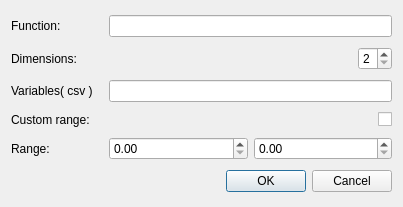
<?xml version="1.0" encoding="UTF-8"?>
<ui version="4.0">
 <class>PasswordDialog</class>
 <widget class="QDialog" name="PasswordDialog">
  <property name="geometry">
   <rect>
    <x>0</x>
    <y>0</y>
    <width>403</width>
    <height>207</height>
   </rect>
  </property>
  <property name="windowTitle">
   <string>New Continous function</string>
  </property>
  <layout class="QGridLayout" name="gridLayout">
   <item row="0" column="0">
    <widget class="QLabel" name="label">
     <property name="text">
      <string>Function:</string>
     </property>
    </widget>
   </item>
   <item row="0" column="2">
    <widget class="QLineEdit" name="functionLineEdit"/>
   </item>
   <item row="2" column="0">
    <widget class="QLabel" name="lblPassword">
     <property name="text">
      <string>Variables( csv ) </string>
     </property>
    </widget>
   </item>
   <item row="2" column="2">
    <widget class="QLineEdit" name="variableLineEdit">
     <property name="echoMode">
      <enum>QLineEdit::Normal</enum>
     </property>
    </widget>
   </item>
   <item row="5" column="0" colspan="3">
    <widget class="QDialogButtonBox" name="buttonBox">
     <property name="orientation">
      <enum>Qt::Horizontal</enum>
     </property>
     <property name="standardButtons">
      <set>QDialogButtonBox::Cancel|QDialogButtonBox::Ok</set>
     </property>
    </widget>
   </item>
   <item row="1" column="2">
    <layout class="QHBoxLayout" name="horizontalLayout">
     <item>
      <spacer name="horizontalSpacer">
       <property name="orientation">
        <enum>Qt::Horizontal</enum>
       </property>
       <property name="sizeHint" stdset="0">
        <size>
         <width>40</width>
         <height>20</height>
        </size>
       </property>
      </spacer>
     </item>
     <item>
      <widget class="QSpinBox" name="dimensionSpinBox">
       <property name="minimum">
        <number>2</number>
       </property>
       <property name="maximum">
        <number>3</number>
       </property>
      </widget>
     </item>
    </layout>
   </item>
   <item row="1" column="0">
    <widget class="QLabel" name="label_2">
     <property name="text">
      <string>Dimensions:</string>
     </property>
    </widget>
   </item>
   <item row="3" column="0">
    <widget class="QLabel" name="label_3">
     <property name="text">
      <string>Custom range:</string>
     </property>
    </widget>
   </item>
   <item row="3" column="2">
    <widget class="QCheckBox" name="CustomRangeCheckBox">
     <property name="layoutDirection">
      <enum>Qt::RightToLeft</enum>
     </property>
     <property name="text">
      <string/>
     </property>
    </widget>
   </item>
   <item row="4" column="0">
    <widget class="QLabel" name="label_4">
     <property name="text">
      <string>Range:</string>
     </property>
    </widget>
   </item>
   <item row="4" column="2">
    <layout class="QHBoxLayout" name="horizontalLayout_2">
     <item>
      <widget class="QDoubleSpinBox" name="RangeXSpinBox"/>
     </item>
     <item>
      <widget class="QDoubleSpinBox" name="RangeYSpinBox"/>
     </item>
    </layout>
   </item>
  </layout>
 </widget>
 <resources/>
 <connections>
  <connection>
   <sender>buttonBox</sender>
   <signal>accepted()</signal>
   <receiver>PasswordDialog</receiver>
   <slot>accept()</slot>
   <hints>
    <hint type="sourcelabel">
     <x>252</x>
     <y>202</y>
    </hint>
    <hint type="destinationlabel">
     <x>157</x>
     <y>206</y>
    </hint>
   </hints>
  </connection>
  <connection>
   <sender>buttonBox</sender>
   <signal>rejected()</signal>
   <receiver>PasswordDialog</receiver>
   <slot>reject()</slot>
   <hints>
    <hint type="sourcelabel">
     <x>320</x>
     <y>202</y>
    </hint>
    <hint type="destinationlabel">
     <x>286</x>
     <y>206</y>
    </hint>
   </hints>
  </connection>
 </connections>
</ui>
